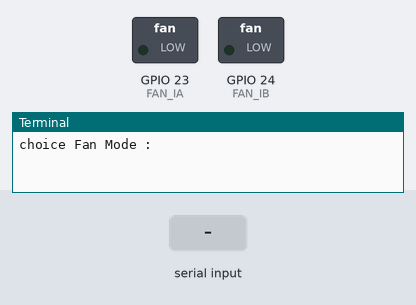
Recording of a program running on a simulated Raspberry Pi (BCM pin numbers). Parts: switched loads named in the program (green lamp = pin HIGH), the last lines printed to the terminal. Inputs (shaded band) come from the test bench.

Above: at 1.2 s.
1.3 s: "w" typed at the terminal, then Enter
At 2.5 s:
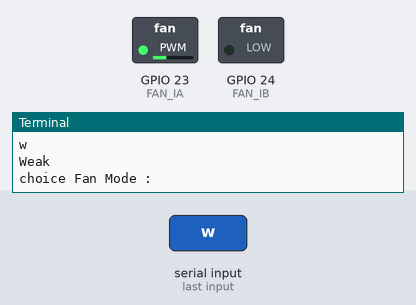
2.8 s: "m" typed at the terminal, then Enter
At 3.8 s:
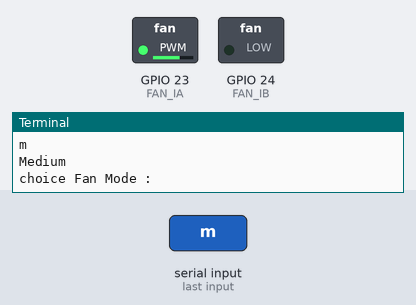
4.3 s: "s" typed at the terminal, then Enter
At 4.9 s:
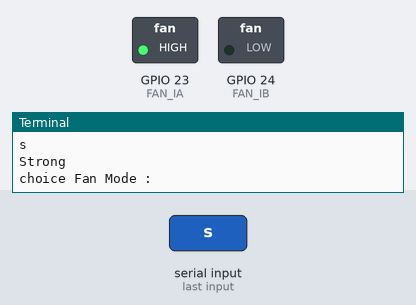
5.8 s: "q" typed at the terminal, then Enter
At 6.1 s:
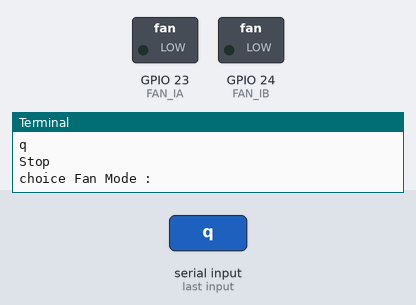
Timing chart, 0 to 8.3 s (numbered marks = the images above; inputs shaded):
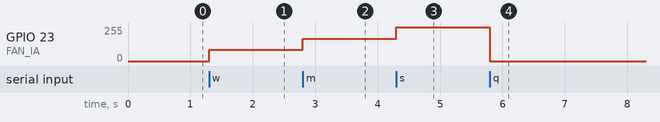

Measured:
- after the input at 1.3 s, GPIO 23 (FAN_IA): 0/255 → 84/255 at once
- after the input at 2.8 s, GPIO 23 (FAN_IA): 84/255 → 168/255 at once
- after the input at 4.3 s, GPIO 23 (FAN_IA): 168/255 → 255/255 at once
- after the input at 5.8 s, GPIO 23 (FAN_IA): 255/255 → 0/255 at once

The program:

InputFanMode.py
```python
import RPi.GPIO as GPIO
import InputFanModule as Fan

FAN_IA = 23 #physic 16
FAN_IB = 24 #physic 18

GPIO.setmode(GPIO.BCM)
GPIO.setwarnings(False)
GPIO.setup(FAN_IA, GPIO.OUT)
GPIO.setup(FAN_IB, GPIO.OUT)


if __name__ == "__main__" :
    try :
        while True :
            var = input("choice Fan Mode : ")
            if var == 'q' or var =='Q' :
                print ("Stop")
                Fan.StopFan(GPIO, FAN_IA, FAN_IB)
            elif var == 'w' or var =='W' :
                print ("Weak")
                Fan.Weak(GPIO, FAN_IA, FAN_IB)
            elif var == 'm' or var =='M' :
                print ("Medium")
                Fan.Medium(GPIO, FAN_IA, FAN_IB)
            elif var == 's' or var =='S' :
                print ("Strong")
                Fan.Strong(GPIO, FAN_IA, FAN_IB)

    except KeyboardInterrupt:

        GPIO.cleanup()
        print("end")
```

InputFanModule.py
```python
import RPi.GPIO as GPIO
import time

FAN_IA = 23 #physic 16
FAN_IB = 24 #physic 18

GPIO.setmode(GPIO.BCM)
GPIO.setwarnings(False)
GPIO.setup(FAN_IA, GPIO.OUT)
GPIO.setup(FAN_IB, GPIO.OUT)

pa = GPIO.PWM(FAN_IA, 100)
pb = GPIO.PWM(FAN_IB, 100)
pa.start(0)
pb.start(0)

def StopFan(GPIO, FAN_IA, FAN_IB) :
    pa.ChangeDutyCycle(0)
    pb.ChangeDutyCycle(0)

def Weak(GPIO, FAN_IA, FAN_IB) :
    pa.ChangeDutyCycle(33)
    pb.ChangeDutyCycle(0)

def Medium(GPIO, FAN_IA, FAN_IB) :
    pa.ChangeDutyCycle(66)
    pb.ChangeDutyCycle(0)

def Strong(GPIO, FAN_IA, FAN_IB) :
    pa.ChangeDutyCycle(100)
    pb.ChangeDutyCycle(0)
```
